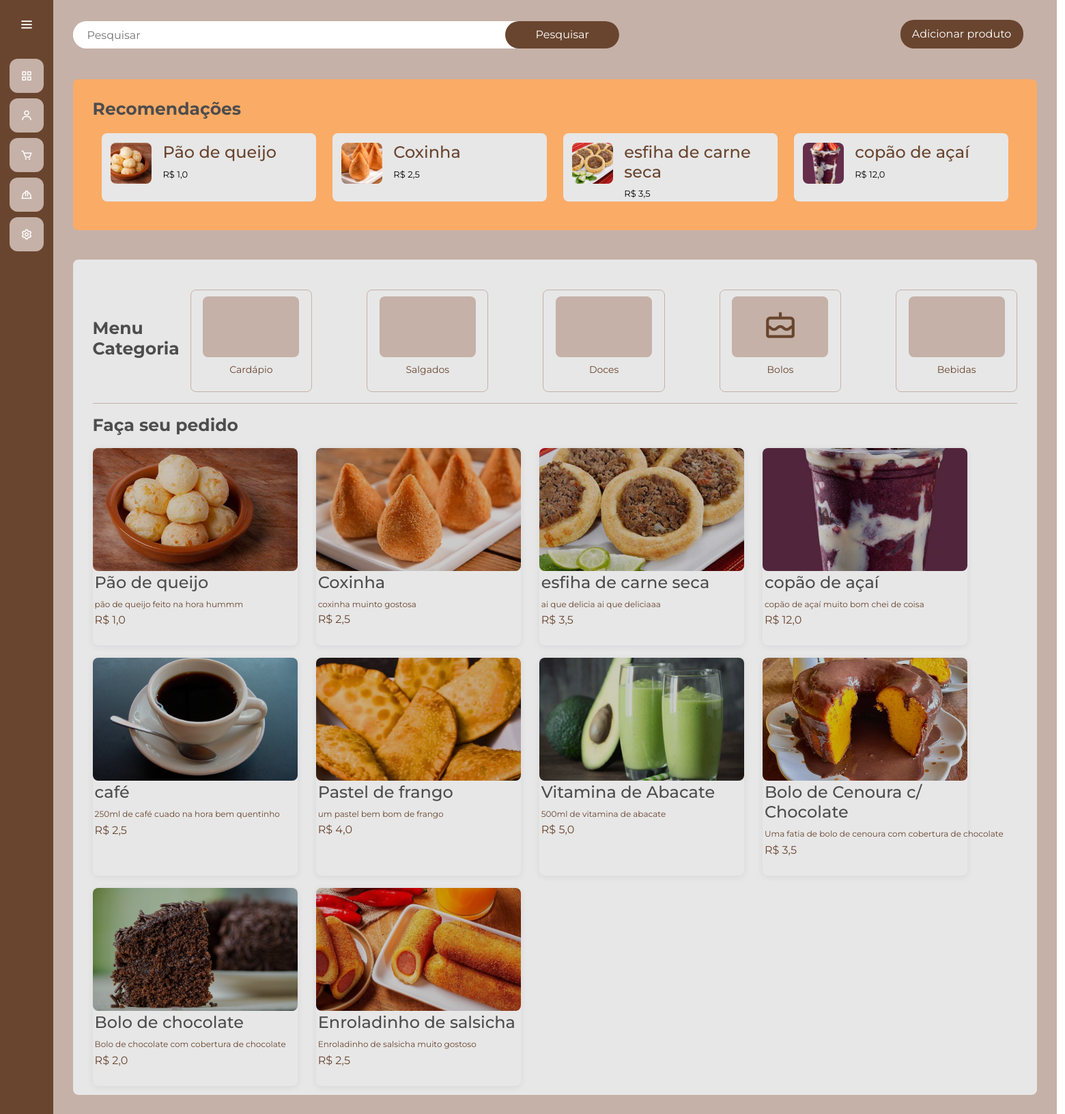
The page /gerenciamento/ on the database as committed earlier.
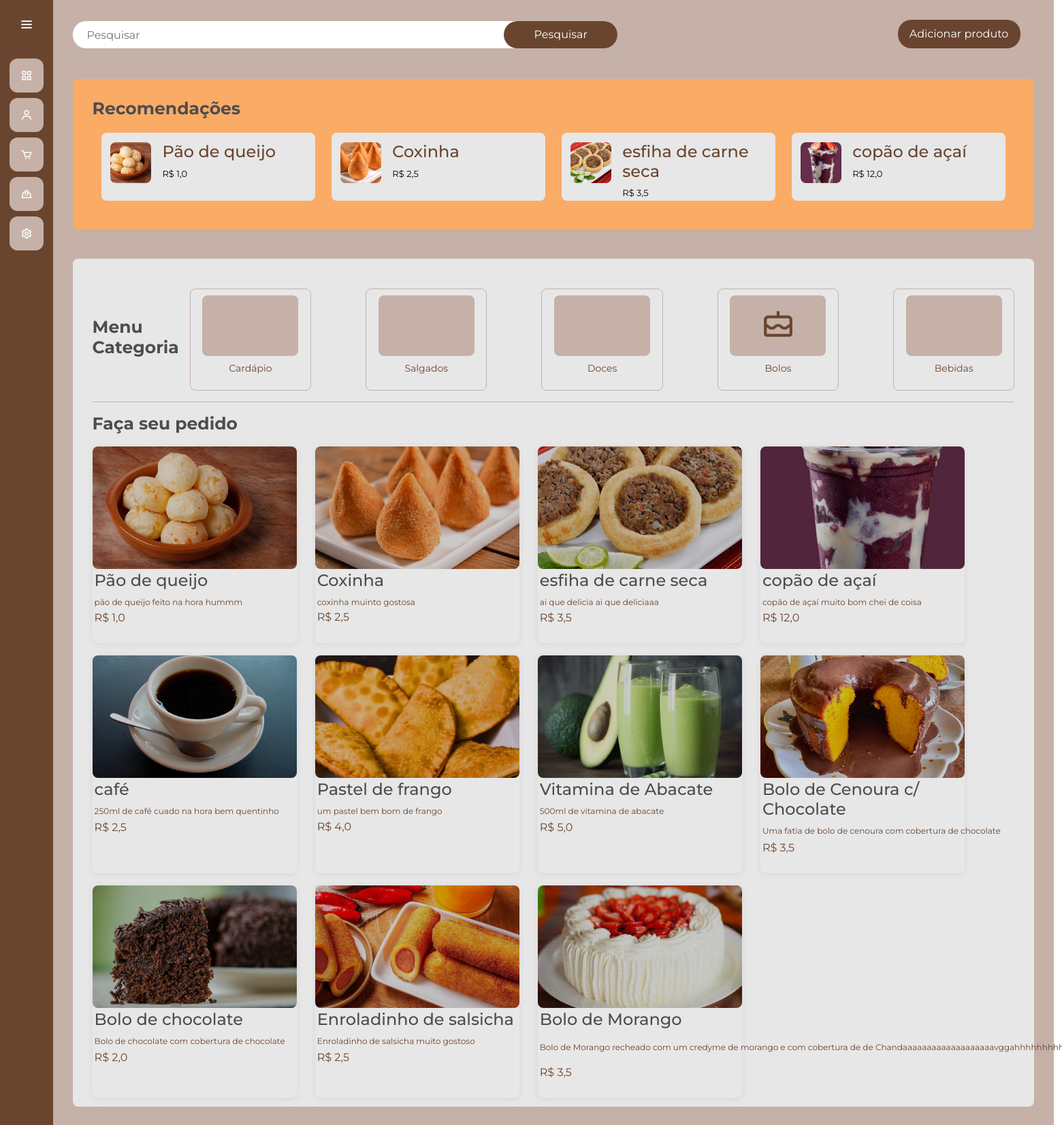
The same page on the database as committed later.
### gerenciamento/models.py (models this page shows, shortened)
class Produto(models.Model):
    CATEGORIA_CHOICES = [
        ('doce', 'Doce'),
        ('salgado', 'Salgado'),
        ('bebida', 'Bebida'),
        ('bolo', 'Bolo')
    ]
    id_produto = models.AutoField(primary_key=True)
    nome_produto = models.CharField(max_length=255)
    descricao = models.CharField(max_length=255)
    preco = models.FloatField()
    ingredientes = models.ManyToManyField(Ingrediente, through='ProdutoIngrediente')
    categoria = models.CharField(max_length=15, choices=CATEGORIA_CHOICES, default='salgado')
    imagem = models.ImageField(upload_to='media/', null=True, blank=True)

### gerenciamento/views.py (the view)
# urls.py: path('', views.principalGerente, name='gerenciamento'),
def principalGerente(request):
    produtos_list = Produto.objects.all()
    return render(request, 'principalGerente.html', {'produtos': produtos_list})

### gerenciamento/templates/principalGerente.html (shortened to what the changed rows need)
{% extends "gerente.html" %}
{% load static %}
{% block 'head' %}
    <link rel="stylesheet" href="{% static 'usuarios/css/telaprincipal.css' %}">
    <link rel="stylesheet" href="{% static 'gerenciamento/css/gerenciamento.css' %}">
    <link href='https://unpkg.com/boxicons@2.1.4/css/boxicons.min.css' rel='stylesheet'>
{% endblock %}
{% block 'dashboard' %}
<body>
    <div class="main">
        <div class="main-highlight">
            <div class="main-header">
                <h2 class="main-title">Recomendações</h2>
            </div>
            <div class="highlight-wrapper">
                {% for produto in produtos|slice:":4" %}
                    <div class="highlight-card" onclick="expandirProduto('{{ produto.nome_produto }}', '{{ produto.descricao }}', '{{ produto.preco }}', '{{ produto.imagem.url }}')">
                        <img class="highlight-img" src="{{ produto.imagem.url }}" alt="{{ produto.nome_produto }}">
                        <div class="highlight-desc">
                            <h4>{{ produto.nome_produto }}</h4>
                            <p>R$ {{ produto.preco }}</p>
                        </div>
                    </div>
                {% endfor %}
            </div>
        </div>
        <div class="main-menus">
            <div class="main-filter">
                <div>
                    <h2 class="main-title">Menu<br>Categoria</h2>
                </div>
            </div>
            <div class="main-detail">
                <h2 class="main-title">Faça seu pedido</h2>
                <div class="detail-wrapper">
                    {% for produto in produtos %}
                    <div class="detail-card produto-card {{ produto.categoria }}" onclick="expandirProduto('{{ produto.nome_produto }}', '{{ produto.descricao }}', '{{ produto.preco }}', '{{ produto.imagem.url }}')">
                        <img class="detail-img" src="{{ produto.imagem.url }}" alt="{{ produto.nome_produto }}">
                        <div class="detail-desc">
                            <div class="detail-name">
                                <h4>{{produto.nome_produto}}</h4>
                                <p class="detail-sub">{{produto.descricao}}</p>
                                <p class="price">R$ {{produto.preco}}</p>
                            </div>
                        </div>
                    </div>
                    {% endfor %}
                </div>
            </div>
        </div>
    </div>
</body>
{% endblock %}

Rows that differ between the two databases and show on the page:
added Produto: imagem (picture), nome_produto "Bolo de Morango", descricao "Bolo de Morango recheado com um credyme de morango e com cobertura de de…", preco "3,5", shown under "Faça seu pedido"
